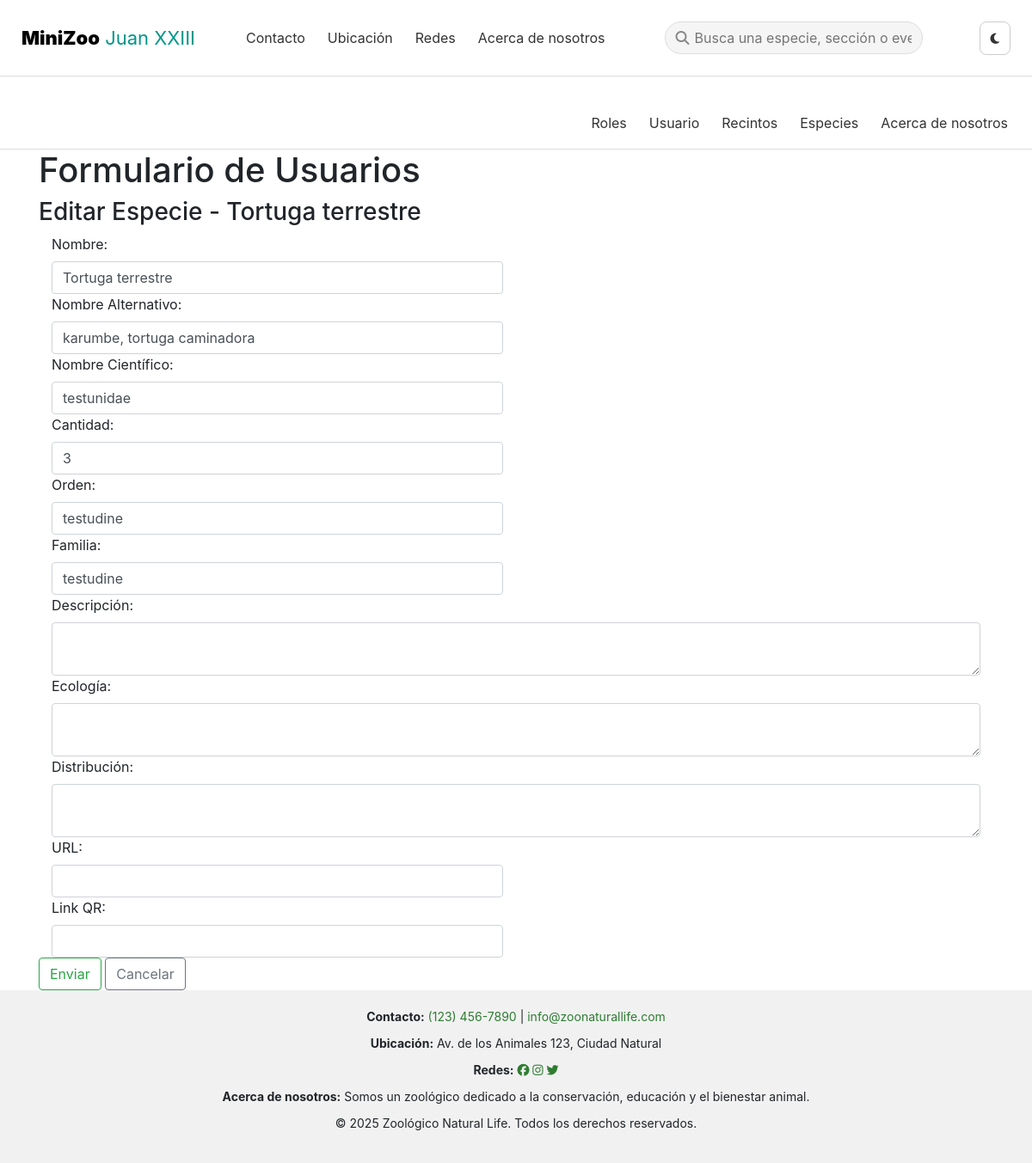
/pruebas/especies/index.php?accion=editar&id=3, run on an earlier commit of the app's database.
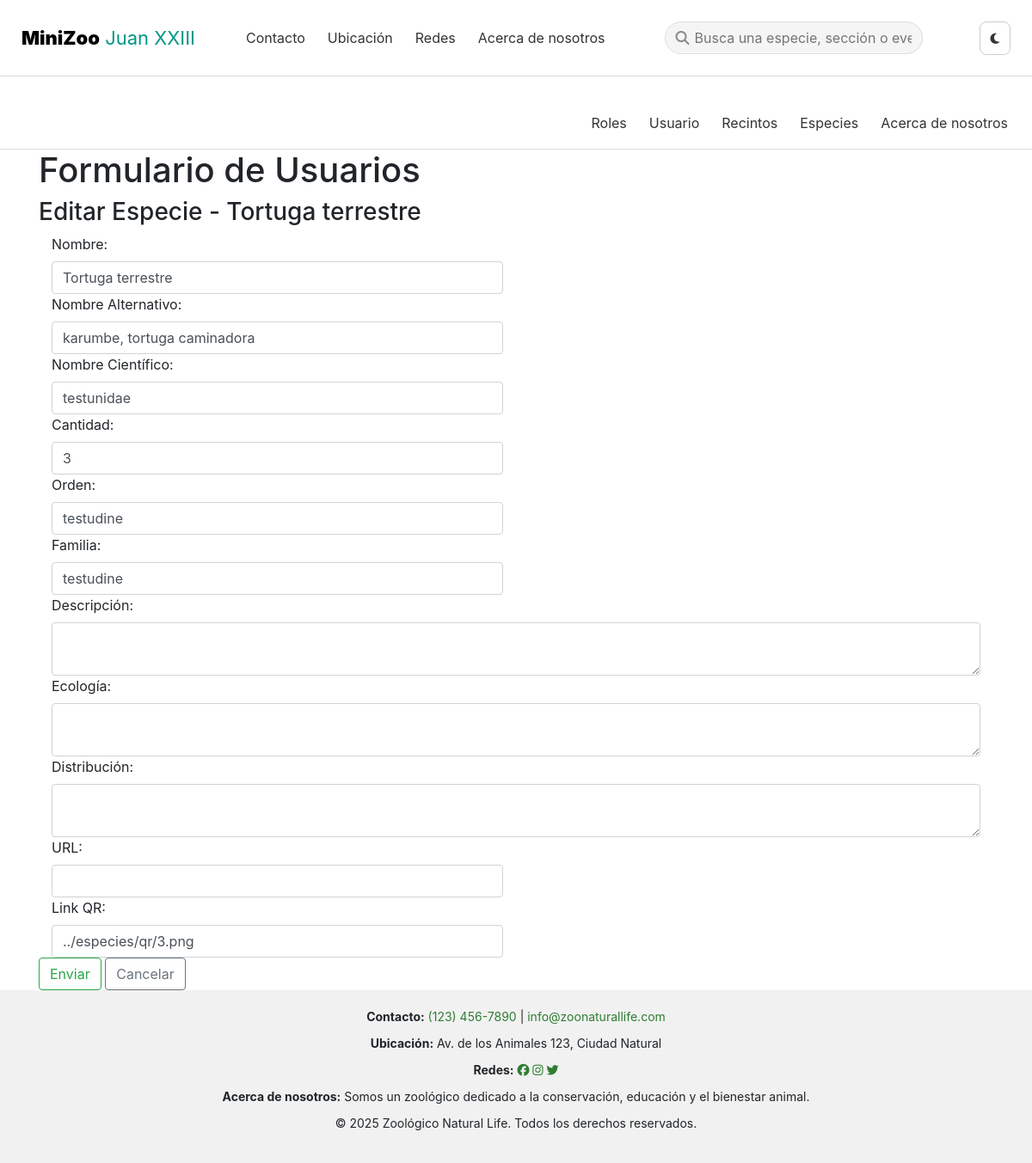
And on a later commit of the database.
### tables this page shows
CREATE TABLE `especies` (
  `id` int(11) NOT NULL,
  `nombre` varchar(191) NOT NULL,
  `nombre_alternativo` varchar(191) DEFAULT NULL,
  `nombre_cientifico` varchar(191) DEFAULT NULL,
  `cantidad` int(11) DEFAULT NULL,
  `orden` varchar(191) DEFAULT NULL,
  `familia` varchar(191) DEFAULT NULL,
  `descripcion` text DEFAULT NULL,
  `ecologia` text DEFAULT NULL,
  `distribucion` text DEFAULT NULL,
  `link_url` varchar(191) DEFAULT NULL,
  `link_qr` varchar(191) DEFAULT NULL
);

### pruebas/especies/_form.php (the view, shortened to what this page needs)
<h1>Formulario de Usuarios</h1>
<h3><?php echo $titulo; ?></h3>
<form action="index.php?accion=<?php echo $accion; ?>" method="post">
    <div class="col-md-6">
        <label for="nombre" class="form-label">Nombre:</label>
        <input type="text" id="nombre" name="nombre" class="form-control" required value="<?php echo $nombre; ?>">
    </div>
    <div class="col-md-6">
        <label for="nombre_alternativo" class="form-label">Nombre Alternativo:</label>
        <input type="text" id="nombre_alternativo" name="nombre_alternativo" class="form-control" value="<?php echo $nombre_alternativo; ?>">
    </div>
    <div class="col-md-6">
        <label for="nombre_cientifico" class="form-label">Nombre Científico:</label>
        <input type="text" id="nombre_cientifico" name="nombre_cientifico" class="form-control" value="<?php echo $nombre_cientifico; ?>">
    </div>
    <div class="col-md-6">
        <label for="cantidad" class="form-label">Cantidad:</label>
        <input type="number" id="cantidad" name="cantidad" class="form-control" value="<?php echo $cantidad; ?>">
    </div>
    <div class="col-md-6">
        <label for="orden" class="form-label">Orden:</label>
        <input type="text" id="orden" name="orden" class="form-control" value="<?php echo $orden; ?>">
    </div>
    <div class="col-md-6">
        <label for="familia" class="form-label">Familia:</label>
        <input type="text" id="familia" name="familia" class="form-control" value="<?php echo $familia; ?>">
    </div>
    <div class="col-md-12">
        <label for="descripcion" class="form-label">Descripción:</label>
        <textarea id="descripcion" name="descripcion" class="form-control"><?php echo $descripcion; ?></textarea>
    </div>
    <div class="col-md-12">
        <label for="ecologia" class="form-label">Ecología:</label>
        <textarea id="ecologia" name="ecologia" class="form-control"><?php echo $ecologia; ?></textarea>
    </div>
    <div class="col-md-12">
        <label for="distribucion" class="form-label">Distribución:</label>
        <textarea id="distribucion" name="distribucion" class="form-control"><?php echo $distribucion; ?></textarea>
    </div>
    <div class="col-md-6">
        <label for="link_url" class="form-label">URL:</label>
        <input type="text" id="link_url" name="link_url" class="form-control" value="<?php echo $link_url; ?>">
    </div>
    <div class="col-md-6">
        <label for="link_qr" class="form-label">Link QR:</label>
        <input type="text" id="link_qr" name="link_qr" class="form-control" value="<?php echo $link_qr; ?>">
    </div>
    <button type="submit" class="btn btn-outline-success">Enviar</button>
    <a href="index.php" class="btn btn-outline-secondary">Cancelar</a>
</form>
</div>

What changed in the data, as far as the page shows it:
changed especies "Editar Especie - Tortuga terrestre": link_qr (not shown) → "../especies/qr/3.png"
